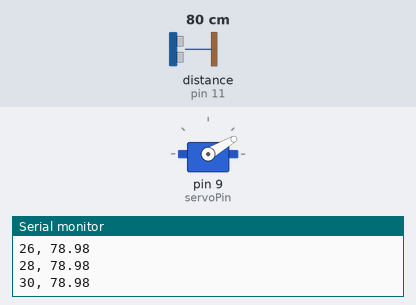
Recording of a sketch running on a simulated Arduino Uno, built with avr-gcc and run on an emulated ATmega328P. On the bench: servo, the last lines printed to the serial monitor. Wiring (inferred from the names in the program): ultrasonic range finder: trigger pin 12; echo pin 11. Inputs (shaded band) come from the test bench; at power-on: distance to the obstacle (sensor on pin 11) 80 cm. The echo pulse lasts 58.3 µs per cm.

Above: at 3.27 s.
3.3 s: distance to the obstacle (sensor on pin 11) set to 2 cm
At 3.9 s:
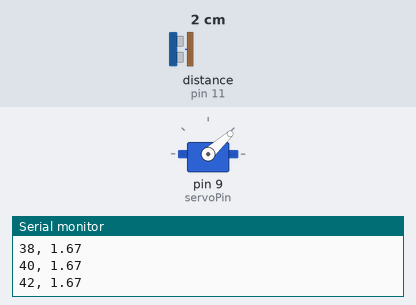
6.3 s: distance to the obstacle (sensor on pin 11) set to 35 cm
At 6.37 s:
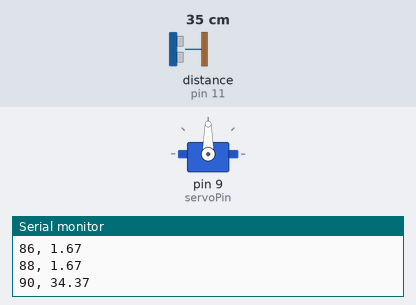
9.3 s: distance to the obstacle (sensor on pin 11) set to 250 cm
At 9.39 s:
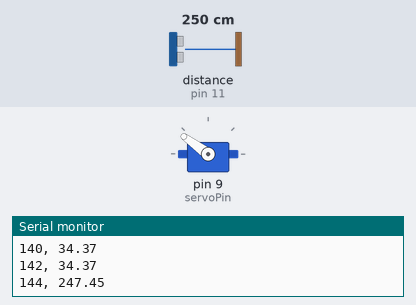
Timing chart, 0 to 18.3 s (numbered marks = the images above; inputs shaded):
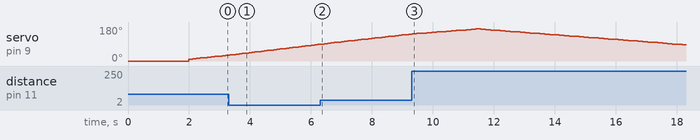

The sketch:

Arduino.ino
```cpp
# include<Servo.h>
int servoPin= 9;
int servoPos= 0;
int StartPos= 10;
int EndPos= 170;
Servo myServo;
int echo= 11;
int trig= 12;
int numcol = 4;
float col = 4.;
float TravelTime[4];
float FinalTravelTime;
int dt= 100;
int Step= 2;
void setup()
{
  Serial.begin(2e6);
  myServo.attach(servoPin);
  myServo.write(servoPos);
  pinMode(echo, INPUT);
  pinMode(trig, OUTPUT);
  delay(2000);
}

void loop()
{
  for(servoPos= StartPos; servoPos<EndPos; servoPos+= Step)
  {
    myServo.write(servoPos);
    for(int i=0; i<col; i++)
    {
      digitalWrite(trig, LOW);
      delayMicroseconds(5);
      digitalWrite(trig, HIGH);
      delayMicroseconds(5);
      digitalWrite(trig, LOW);
      TravelTime[i] = pulseIn(echo, HIGH)/2;
    }
    FinalTravelTime = 0;
    for(int i=0; i<numcol; i++)
    {
      FinalTravelTime = FinalTravelTime + TravelTime[i];
    }
    Serial.print(servoPos);
    Serial.print(", ");
    Serial.println(FinalTravelTime*340/(10000*col));
    delay(dt);
  }
  for(servoPos=EndPos; servoPos> StartPos; servoPos-= Step)
  {
    myServo.write(servoPos);
    for(int i=0; i<col; i++)
    {
      digitalWrite(trig, LOW);
      delayMicroseconds(5);
      digitalWrite(trig, HIGH);
      delayMicroseconds(5);
      digitalWrite(trig, LOW);
      TravelTime[i] = pulseIn(echo, HIGH)/2;
    }
    FinalTravelTime = 0;
    for(int i=0; i<numcol; i++)
    {
      FinalTravelTime = FinalTravelTime + TravelTime[i];
    }
    Serial.print(servoPos);
    Serial.print(", ");
    Serial.println(FinalTravelTime*340/(10000*col));
    delay(dt);
  }

}
```

Measured:
- by itself, servo on pin 9 (servoPin): rises from 142° to 170° in 2.1 s, then falls to 86° in 6.8 s
